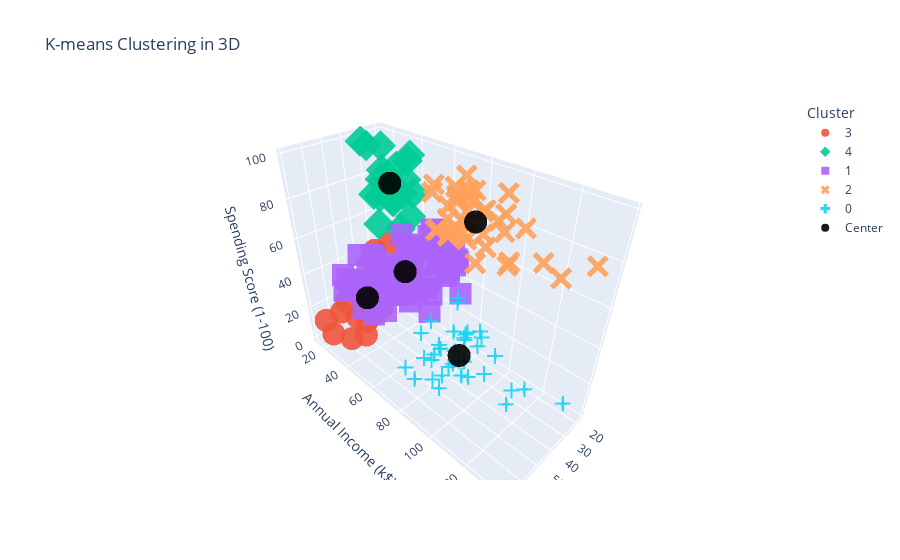

Notebook source saved alongside this figure:
### Code cell
import pandas as pd
import plotly.express as px
from sklearn.cluster import KMeans

# Assuming df is your DataFrame containing the data

# Extracting features for clustering
x3 = df.iloc[:, 1:]

# Performing K-means clustering
kmeans = KMeans(n_clusters=5)
labels = kmeans.fit_predict(x3)
centers = kmeans.cluster_centers_

# Create a DataFrame with the data and labels
df1 = pd.DataFrame(x3, columns=['Age', 'Annual Income (k$)', 'Spending Score (1-100)'])
df1['Cluster'] = labels.astype(str)

# Create a DataFrame with cluster centers (use the same column names as in df1)
centers_df = pd.DataFrame(centers, columns=['Age', 'Annual Income (k$)', 'Spending Score (1-100)'])
centers_df['Cluster'] = 'Center'

# Concatenate data and centers DataFrames
final_df = pd.concat([df1, centers_df], ignore_index=True)

# Plot the 3D scatter plot using Plotly
fig = px.scatter_3d(final_df, x='Age', y='Annual Income (k$)', z='Spending Score (1-100)', color='Cluster',
                    symbol='Cluster', size_max=8, opacity=0.9,
                    title='K-means Clustering in 3D',color_discrete_map={'Center': 'black'})
fig.show()

### Figure 1 — Plotly figure (JSON) as saved in the notebook; plotly's stock layout.template omitted (floating-point values rounded to 4 significant figures)
{"data": [{"hovertemplate": "Cluster=3<br>Age=%{x}<br>Annual Income (k$)=%{y}<br>Spending Score (1-100)=%{z}<extra></extra>", "legendgroup": "3", "marker": {"color": "#EF553B", "opacity": 0.9, "symbol": "circle"}, "mode": "markers", "name": "3", "scene": "scene", "showlegend": true, "type": "scatter3d", "x": [19, 20, 31, 35, 64, 67, 58, 37, 35, 52, 35, 46, 54, 45, 40, 60, 53, 49, 42, 36, 65, 48, 49], "y": [15, 16, 17, 18, 19, 19, 20, 20, 21, 23, 24, 25, 28, 28, 29, 30, 33, 33, 34, 37, 38, 39, 39], "z": [39, 6, 40, 6, 3, 14, 15, 13, 35, 29, 35, 5, 14, 32, 31, 4, 4, 14, 17, 26, 35, 36, 28]}, {"hovertemplate": "Cluster=4<br>Age=%{x}<br>Annual Income (k$)=%{y}<br>Spending Score (1-100)=%{z}<extra></extra>", "legendgroup": "4", "marker": {"color": "#00cc96", "opacity": 0.9, "symbol": "diamond"}, "mode": "markers", "name": "4", "scene": "scene", "showlegend": true, "type": "scatter3d", "x": [21, 23, 22, 23, 30, 35, 24, 22, 20, 35, 25, 31, 29, 35, 23, 21, 18, 21, 30, 20, 24, 31, 24], "y": [15, 16, 17, 18, 19, 19, 20, 20, 21, 23, 24, 25, 28, 28, 29, 30, 33, 33, 34, 37, 38, 39, 39], "z": [81, 77, 76, 94, 72, 99, 77, 79, 66, 98, 73, 73, 82, 61, 87, 73, 92, 81, 73, 75, 92, 61, 65]}, {"hovertemplate": "Cluster=1<br>Age=%{x}<br>Annual Income (k$)=%{y}<br>Spending Score (1-100)=%{z}<extra></extra>", "legendgroup": "1", "marker": {"color": "#ab63fa", "opacity": 0.9, "symbol": "square"}, "mode": "markers", "name": "1", "scene": "scene", "showlegend": true, "type": "scatter3d", "x": [50, 27, 29, 31, 49, 33, 31, 59, 50, 47, 51, 69, 27, 53, 70, 19, 67, 54, 63, 18, 43, 68, 19, 32, 70, 47, 60, 60, 59, 26, 45, 40, 23, 49, 57, 38, 67, 46, 21, 48, 55, 22, 34, 50, 68, 18, 48, 40, 32, 24, 47, 27, 48, 20, 23, 49, 67, 26, 49, 21, 66, 54, 68, 66, 65, 19, 38, 19, 18, 19, 63, 49, 51, 50, 27, 38, 40, 43, 28], "y": [40, 40, 40, 40, 42, 42, 43, 43, 43, 43, 44, 44, 46, 46, 46, 46, 47, 47, 48, 48, 48, 48, 48, 48, 49, 49, 50, 50, 54, 54, 54, 54, 54, 54, 54, 54, 54, 54, 54, 54, 57, 57, 58, 58, 59, 59, 60, 60, 60, 60, 60, 60, 61, 61, 62, 62, 62, 62, 62, 62, 63, 63, 63, 63, 63, 63, 64, 64, 65, 65, 65, 65, 67, 67, 67, 67, 69, 71, 76], "z": [55, 47, 42, 42, 52, 60, 54, 60, 45, 41, 50, 46, 51, 46, 56, 55, 52, 59, 51, 59, 50, 48, 59, 47, 55, 42, 49, 56, 47, 54, 53, 48, 52, 42, 51, 55, 41, 44, 57, 46, 58, 55, 60, 46, 55, 41, 49, 40, 42, 52, 47, 50, 42, 49, 41, 48, 59, 55, 56, 42, 50, 46, 43, 48, 52, 54, 42, 46, 48, 50, 43, 59, 43, 57, 56, 40, 58, 35, 40]}, {"hovertemplate": "Cluster=2<br>Age=%{x}<br>Annual Income (k$)=%{y}<br>Spending Score (1-100)=%{z}<extra></extra>", "legendgroup": "2", "marker": {"color": "#FFA15A", "opacity": 0.9, "symbol": "x"}, "mode": "markers", "name": "2", "scene": "scene", "showlegend": true, "type": "scatter3d", "x": [39, 31, 40, 38, 39, 31, 29, 32, 35, 32, 32, 28, 32, 34, 39, 38, 27, 30, 30, 29, 31, 36, 33, 32, 28, 36, 30, 27, 35, 32, 29, 30, 28, 36, 32, 38, 35, 32, 30], "y": [69, 70, 71, 71, 71, 72, 73, 73, 74, 75, 76, 77, 77, 78, 78, 78, 78, 78, 78, 79, 81, 85, 86, 87, 87, 87, 88, 88, 93, 97, 98, 99, 101, 103, 103, 113, 120, 126, 137], "z": [91, 77, 95, 75, 75, 71, 88, 73, 72, 93, 87, 97, 74, 90, 88, 76, 89, 78, 73, 83, 93, 75, 95, 63, 75, 92, 86, 69, 90, 86, 88, 97, 68, 85, 69, 91, 79, 74, 83]}, {"hovertemplate": "Cluster=0<br>Age=%{x}<br>Annual Income (k$)=%{y}<br>Spending Score (1-100)=%{z}<extra></extra>", "legendgroup": "0", "marker": {"color": "#19d3f3", "opacity": 0.9, "symbol": "cross"}, "mode": "markers", "name": "0", "scene": "scene", "showlegend": true, "type": "scatter3d", "x": [23, 59, 47, 25, 20, 44, 19, 57, 25, 48, 34, 43, 44, 47, 37, 34, 56, 19, 50, 42, 36, 40, 36, 52, 58, 59, 37, 46, 41, 54, 41, 34, 33, 47, 45, 32], "y": [70, 71, 71, 72, 73, 73, 74, 75, 77, 77, 78, 78, 78, 78, 78, 78, 79, 81, 85, 86, 87, 87, 87, 88, 88, 93, 97, 98, 99, 101, 103, 103, 113, 120, 126, 137], "z": [29, 11, 9, 34, 5, 7, 10, 5, 12, 36, 22, 17, 20, 16, 1, 1, 35, 5, 26, 20, 27, 13, 10, 13, 15, 14, 32, 15, 39, 24, 17, 23, 8, 16, 28, 18]}, {"hovertemplate": "Cluster=Center<br>Age=%{x}<br>Annual Income (k$)=%{y}<br>Spending Score (1-100)=%{z}<extra></extra>", "legendgroup": "Center", "marker": {"color": "black", "opacity": 0.9, "symbol": "circle"}, "mode": "markers", "name": "Center", "scene": "scene", "showlegend": true, "type": "scatter3d", "x": [40.67, 43.09, 32.69, 45.22, 25.52], "y": [87.75, 55.29, 86.54, 26.3, 26.3], "z": [17.58, 49.57, 82.13, 20.91, 78.57]}], "layout": {"legend": {"title": {"text": "Cluster"}, "tracegroupgap": 0}, "scene": {"domain": {"x": [0, 1], "y": [0, 1]}, "xaxis": {"title": {"text": "Age"}}, "yaxis": {"title": {"text": "Annual Income (k$)"}}, "zaxis": {"title": {"text": "Spending Score (1-100)"}}}, "title": {"text": "K-means Clustering in 3D"}}}
